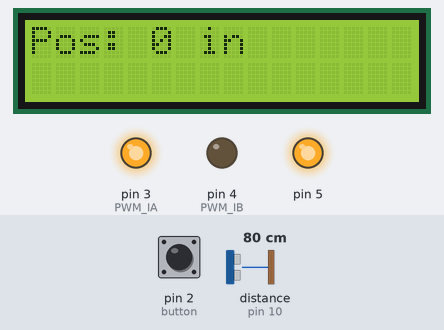
The sketch below on a simulated Arduino Uno, built with avr-gcc and run on an emulated ATmega328P. Parts: 16×2 character LCD, output pins drawn as LEDs (lit = HIGH). Wiring (inferred from the names in the program): ultrasonic range finder: trigger pin 9; echo pin 10. The test bench sets the inputs (shaded band); at power-on: distance to the obstacle (sensor on pin 10) 80 cm, pin 2 (button) HIGH. The echo pulse lasts 58.3 µs per cm; pins used as bus, display or sensor lines are not drawn; what the sketch prints to the serial monitor is not drawn.

Above: at 4.2 s.
4.3 s: distance to the obstacle (sensor on pin 10) set to 18 cm
At 4.57 s:
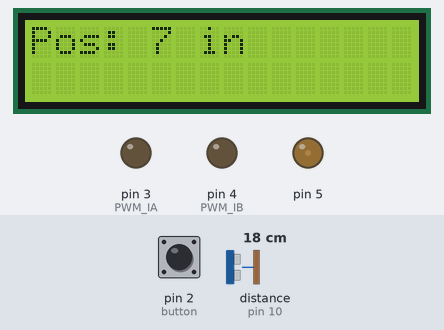
5.9 s: distance to the obstacle (sensor on pin 10) set to 4 cm
At 6.3 s:
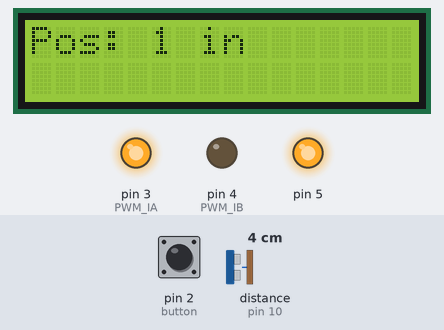
7.4 s: pin 2 (button) pulled LOW for 0.15 s
8.1 s: distance to the obstacle (sensor on pin 10) set to 9 cm
At 9.64 s:
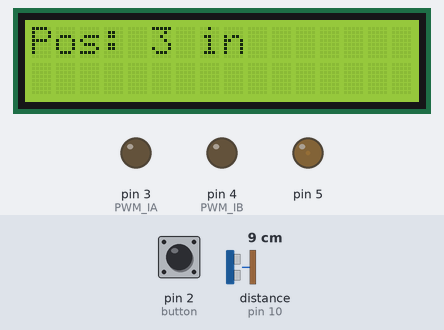
10.9 s: pin 2 (button) pulled LOW for 1 s
At 11.5 s:
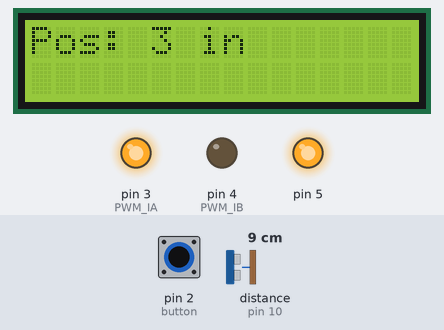
Timing chart, 0 to 13.9 s (numbered marks = the images above; inputs shaded):
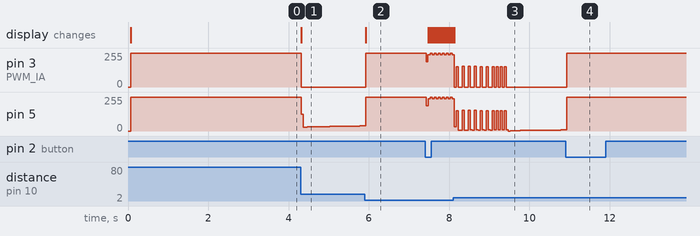

Measured:
- after the input at 4.3 s, pin 3 (PWM_IA): 255/255 → 0/255 at once; pin 5: ramps from 29/255 to 127/255 and jumps back, once every 0.05 s; the display: changes at once (image 1)
- after the input at 5.9 s, pin 3 (PWM_IA): 0/255 → 255/255 at once; the display: changes at once (image 2)
- after the input at 8.1 s, the display: changes at once (image 3)
- after the input at 10.9 s, pin 3 (PWM_IA): 0/255 → 255/255 at once

The sketch:

pid.ino
```cpp
#include <LiquidCrystal.h>

double err = 0;
double err_last = 0;
int out = 0;
double T = 0.05; //50 milliseconds
int kp = 50;
int kd = 1;
int ki = 3;
int ref = 5; //in
double i = 0;
double pos;
const double v = 0.0133; //in/us
unsigned long startMillis;

LiquidCrystal lcd(6,7,8,11,12,13);

void setup() {
  // put your setup code here, to run once:
  pinMode(2, INPUT); //button
  attachInterrupt(digitalPinToInterrupt(2), button, FALLING);
  pinMode(3, OUTPUT); //PWM IA
  pinMode(4, OUTPUT); //PWM IB
  pinMode(9, OUTPUT); //Trig
  pinMode(10, INPUT); //Echo
  Serial.begin(9600);
  Serial.println("start");

  lcd.begin(16,2);
  lcd.print("start");
  startMillis = millis();
}

void button(){
  if(ref == 5)
    ref = 2;
  else
    ref = 5;
}

void loop() {
  // put your main code here, to run repeatedly:
  startMillis = millis();
  digitalWrite(9, LOW);
  delayMicroseconds(2);
  digitalWrite(9, HIGH);
  delayMicroseconds(10);
  digitalWrite(9, LOW);
  int t = pulseIn(10, HIGH);
  pos = (t/2)*v;
  if(pos < 0 || pos > 10)
    pos = 0;
  String str = "Pos: " + String(round(pos)) + " in";
  Serial.print(str);
  lcd.clear();
  lcd.print(str);
  //lcd.setCursor(0,0);
  err = ref - pos;
  double P = kp*err;
  i = i+(err*T);
  double I = ki*i;
  double d = (err-err_last)/T;
  double D = kd*d;
  out = round(P + I + D);

  if(out > 0){
    out+=150;

    if(out>255)
      out = 255;
    analogWrite(3, out);
    analogWrite(4, 0);
  }
  else{
    if(out<-127)
      out = -127;
    analogWrite(4, abs(out));
    analogWrite(3, 0);
  }

  Serial.println("  |  Out: " + String(out));
  analogWrite(5,abs(out));

  err_last = err;
  if(T*1000-int(millis()-startMillis)>0)
    delay(T*1000-int(millis()-startMillis));
}
```
